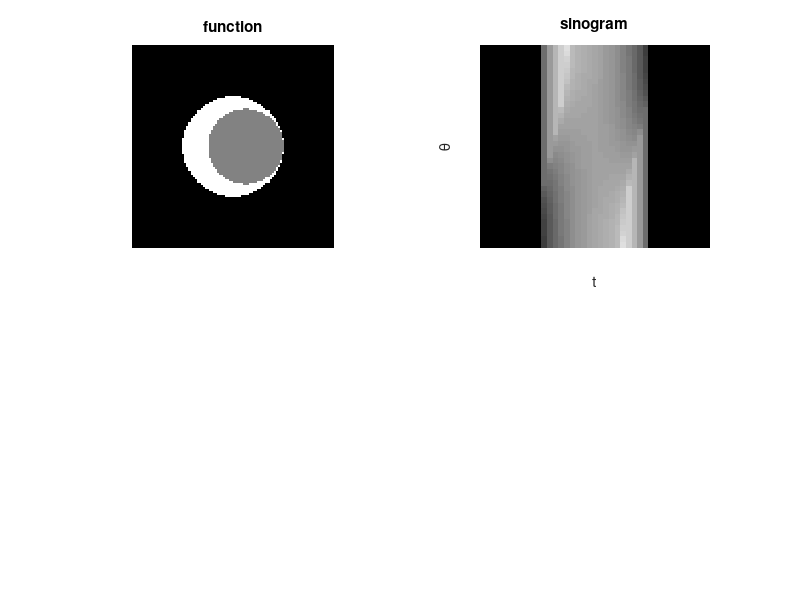

Write the MATLAB code that produced this figure. (Note: this script raises an error after producing the figure.)
% Exercise 3: 5
% Crescent Shaped Region Backprojection
% Set up:
clear all
d=0.05;
t=-1:d:1; % 2M+1=41 bzw. j*d
N=36; % 18  % Angle k*pi/N
L=pi/d; % Niquist value for Ram-Lak-Filter

% function
x=linspace(-1,1,100);
[X,Y]=meshgrid(x,x);
R=X.^2+Y.^2;
f=1*(R<=1/4)-0.5*((R-1/4*X)<=1/8);
subplot(2,2,1)
imshow(f,[0,1])
axis off
title('function');

% Radon transform
theta=linspace(0,pi,N); % k*pi/N
[T,Theta]=meshgrid(t,theta);
tt=abs(T-1/8*cos(Theta));
Rf=2*sqrt(1/4-abs(T).^2).*(abs(T)<=1/2)-sqrt(9/64-(tt).^2).*(tt<=3/8);
subplot(2,2,2)
imshow(Rf)
title('sinogram'); ylabel('\theta'); xlabel('t')

% Ram-Lak-Filter
n=-20:20;
rlf=irlf(L,n);
subplot(2,2,3)
plot(rlf)
axis([1 40 -300 600])
title('Filter in Spatial Domain');

% convolution h=rlf with Rf
rlf=[rlf(21:41) rlf(1:20)]; % because of convolution
for m=1:length(theta)
    h(m,:)=convp(rlf,Rf(m,:));
end

% rlf=[rlf(21:41) rlf(1:20) zeros(1,41)];
% Rf=[Rf zeros(N,41)];
% for m=1:length(theta)
%     h(m,:)=convp(rlf,Rf(m,:));
% end
% h=h(:,1:41);

% interpolation points for every theta
I=zeros(N,100,100);
for k=1:N  
    I(k,:,:)=cos(theta(k))*X+sin(theta(k))*Y; % reuse existing mesh
end
for m=1:N 
    I(m,:,:)=interp1(t,h(m,:),I(m,:,:),'linear');
end

% backprojection
B=zeros(100);
for j=1:100
   for k=1:100
       B(k,j)=sum(I(:,k,j))/(2*N); % script page 88
   end
end
subplot(2,2,4)
imshow(B,[])
axis off
title('backprojection');